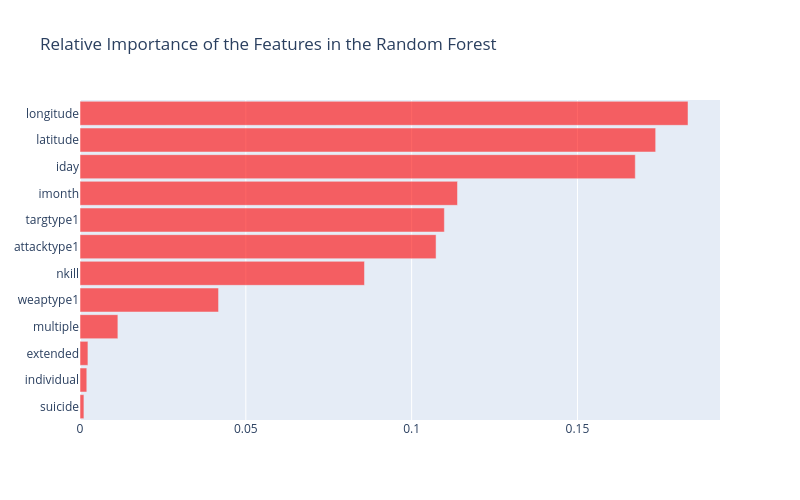

The notebook cell this image was saved under:
### Markdown cell above
We sort the results and take a look at them graphically:

### Code cell
data = go.Bar(
    y=['suicide', 'individual', 'extended', 'multiple', 'weaptype1', 'nkill', 'attacktype1','targtype1', 
       'imonth',  'iday', 'latitude',  'longitude'],
    x=[0.001182,0.002047,0.002392,0.011422,0.041777,0.085776,0.107362,0.109867,0.113829,0.167432,0.173583,0.18333],   
    orientation = 'h',
    marker = dict(color = 'rgba(255,0,0, 0.6)', line = dict(width = 0.5)))

data = [data]
layout = go.Layout(title = 'Relative Importance of the Features in the Random Forest',
    barmode='group', bargap=0.1, width=800,height=500,)

fig = go.Figure(data=data, layout=layout)
#iplot(fig)
fig.show()

### Figure 1 — Plotly figure (JSON) as saved in the notebook; plotly's stock layout.template omitted (floating-point values rounded to 4 significant figures)
{"data": [{"marker": {"color": "rgba(255,0,0, 0.6)", "line": {"width": 0.5}}, "orientation": "h", "type": "bar", "x": [0.001182, 0.002047, 0.002392, 0.01142, 0.04178, 0.08578, 0.1074, 0.1099, 0.1138, 0.1674, 0.1736, 0.1833], "y": ["suicide", "individual", "extended", "multiple", "weaptype1", "nkill", "attacktype1", "targtype1", "imonth", "iday", "latitude", "longitude"]}], "layout": {"bargap": 0.1, "barmode": "group", "height": 500, "title": {"text": "Relative Importance of the Features in the Random Forest"}, "width": 800}}
